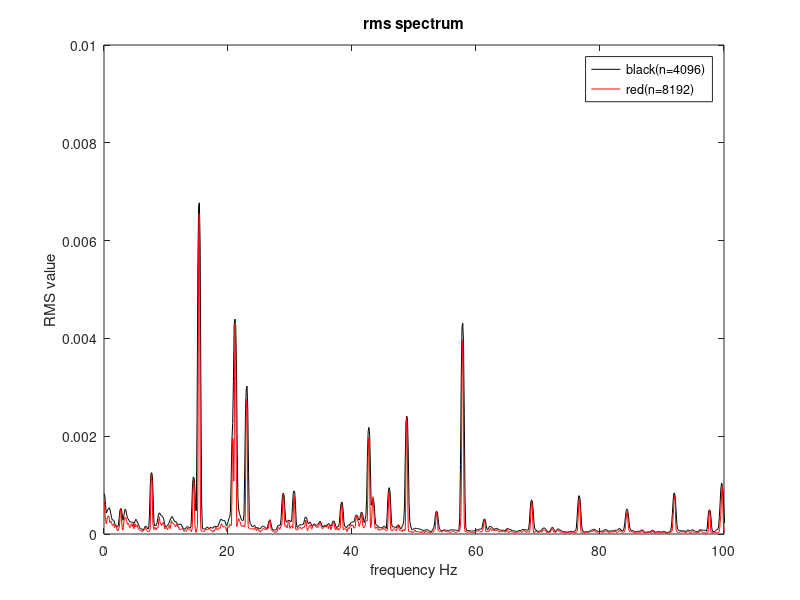
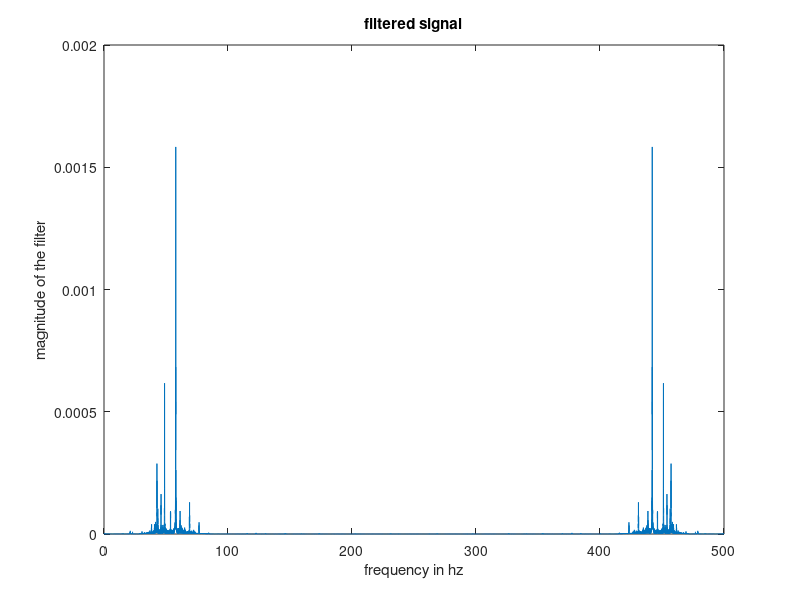

Here is the MATLAB script that generated these plots, in order:
clc;
clear all;
close all;
load('ass2_signal2.mat');
L = length(x);
n_1 = 4096;
n_2= 8192;
k_1 = 0:n_1-1;
k_2 = 0:n_2-1;
f_1 = k_1*fs/n_1;
f_2= k_2*fs/n_2;
window_1 = flattopwin(n_1);
window_2=flattopwin(n_2);
q_1= n_1/sum(window_1);
q_2=n_2/sum(window_2);
block1 = L/n_1;
block2=L/n_2;
f1=n_1/2;
f2=n_2/2;
x1(1,:) = x(1:n_1).*window_1;
x2(1,:)=x(1:n_2).*window_2;
for i = 1:block1-1
x1(2*i+1,:) = x(i*n_1+1:(i+1)*n_1).*window_1;
x1(2*i,:) = x((2*i-1)*f1+1:(2*i+1)*f1).*window_1;
end
[m,n]=size(x1);
for j = 1:m
y1(j,:) = (abs(fft(q_1*x1(j,:)/n_1))).^2;
end
for k = 1:block2-1
x2(2*k+1,:) = x(k*n_2+1:(k+1)*n_2).*window_2;
x2(2*k,:) = x((2*k-1)*f2+1:(2*k+1)*f2).*window_2;
end
[p,q]=size(x2);
for l = 1:p
y2(l,:) = (abs(fft(q_2*x2(l,:)/n_2))).^2;
end
p1 = 2*sum(y1)/block1;
p2=2*sum(y2)/block2;
rms1 = sqrt(p1);
rms2=sqrt(p2);
figure
plot(f_1,rms1,'k');
hold on
plot(f_2,rms2,'r');
axis([0 100 0 10*10^-3]);
xlabel('frequency Hz');
ylabel('RMS value');
title('rms spectrum');
legend('black(n=4096)','red(n=8192)');
b=fir1(32,[2*(56/fs) 2*(60/fs)]);
r=filter(b,1,x);
filteredrms=rms(p)
rmsvalue=rms(r);
figure
plot([0:L-1]*fs/L,abs(fft(r))/L);
title('filtered signal');
ylabel('magnitude of the filter');
xlabel('frequency in hz');